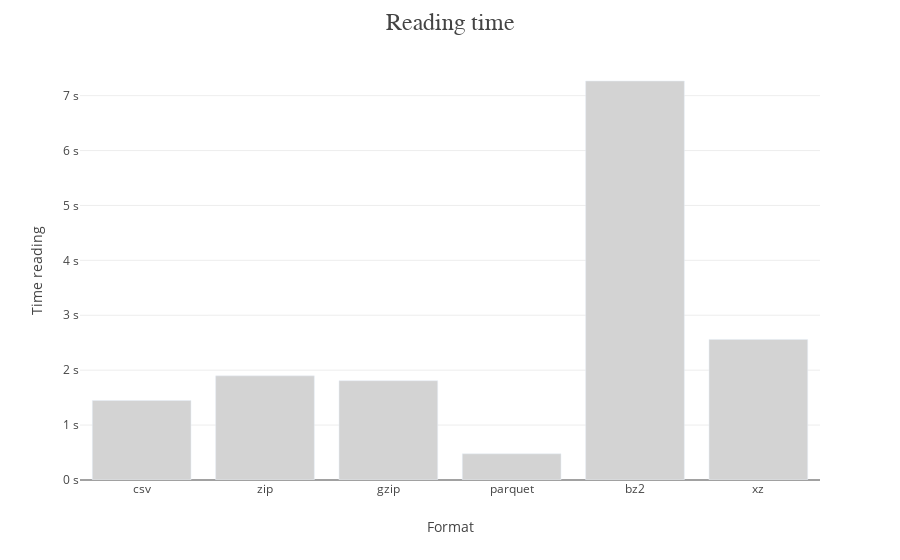

Notebook code for this chart:
### Code cell
fig = px.bar(df_comp, x="ext",y="reading_time",
       labels={"sizeMB":"Size",
               "reading_time": "Time reading",
               "ext": "Format"})

fig.update_traces(marker={"color":"lightgrey"})\
   .update_layout(title="Reading time",
                  title_x=0.5,yaxis_ticksuffix = ' s',
                  template=large_rockwell_template)
fig.show()

### Figure 1 — Plotly figure (JSON) as saved in the notebook; plotly's stock layout.template omitted (floating-point values rounded to 4 significant figures)
{"data": [{"alignmentgroup": "True", "hovertemplate": "Format=%{x}<br>Time reading=%{y}<extra></extra>", "legendgroup": "", "marker": {"color": "lightgrey"}, "name": "", "offsetgroup": "", "orientation": "v", "showlegend": false, "textposition": "auto", "type": "bar", "x": ["csv", "zip", "gzip", "parquet", "bz2", "xz"], "xaxis": "x", "y": [1.447, 1.896, 1.809, 0.4767, 7.267, 2.56], "yaxis": "y"}], "layout": {"autosize": true, "barmode": "relative", "legend": {"tracegroupgap": 0}, "margin": {"t": 60}, "title": {"text": "Reading time", "x": 0.5}, "xaxis": {"anchor": "y", "autorange": true, "domain": [0, 1], "range": [-0.5, 5.5], "title": {"text": "Format"}, "type": "category"}, "yaxis": {"anchor": "x", "autorange": true, "domain": [0, 1], "range": [0, 7.649], "ticksuffix": " s", "title": {"text": "Time reading"}, "type": "linear"}}}
